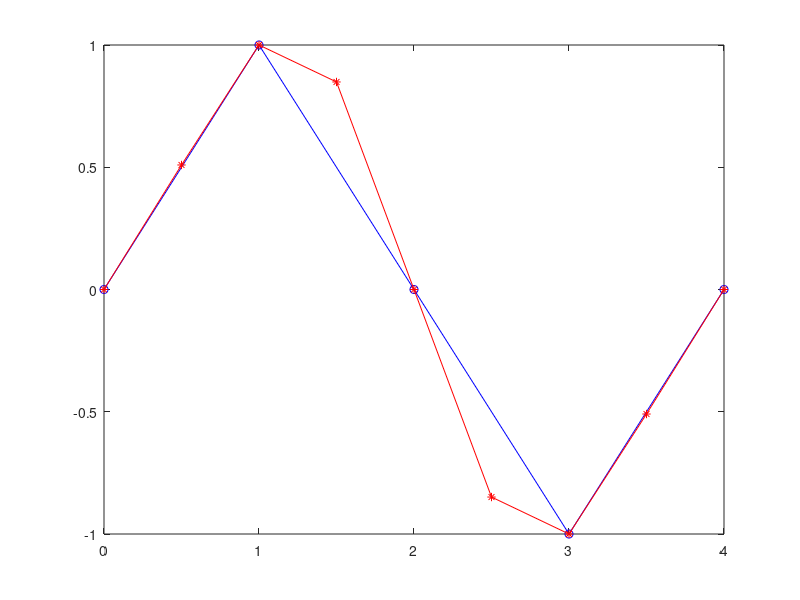

Recreate this plot in MATLAB.
%% P1-3-b: nearest neighbor
x = 0:1:4;
y = [0,1,0,-1,0];
interpolate_point = 0.5:1:4;
figure
result = interp1(x,y,interpolate_point,'nearest');
plot(x,y,'o',interpolate_point,result,':.');
xlim([0 4]);
title('(Default) Linear Interpolation');


%% P1-3-b: perfect sinc interpolation
y = [0,1,0,-1,0];
u = 0:1:4; 
up = 0:0.5:4; 
x = linspace(1,length(y),length(y));
for i=1:length(up)
    yp(i) = sum(y.*sinc(up(i) - u));           
end
figure(1)
plot(u,y,'-ob'); hold on; plot(up,yp,'-*r');

%% close all;


old = [1,2,3;4,5,6;7,8,9];
old(:,:,2) = [1,2,3;4,5,6;7,8,9];
old(:,:,3) = [1,2,3;4,5,6;7,8,9];

new=[0,3,3;4,5,6;7,8,9];
new(:,:,2) = [1,2,3;4,5,6;7,8,9];
new(:,:,3) = [1,2,3;4,5,6;7,8,9];
h=3, w=3;

% method 1: immse function
result = immse(old, new);
% method 2: by hand    
MSE=sum(sum((old-new).^2)); 
MSE=sum(MSE(:))/(3*h*w);

